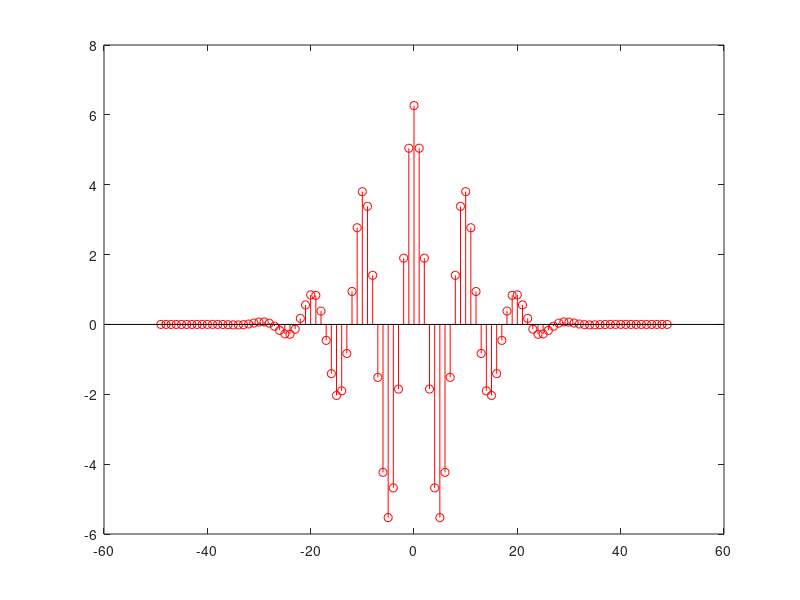
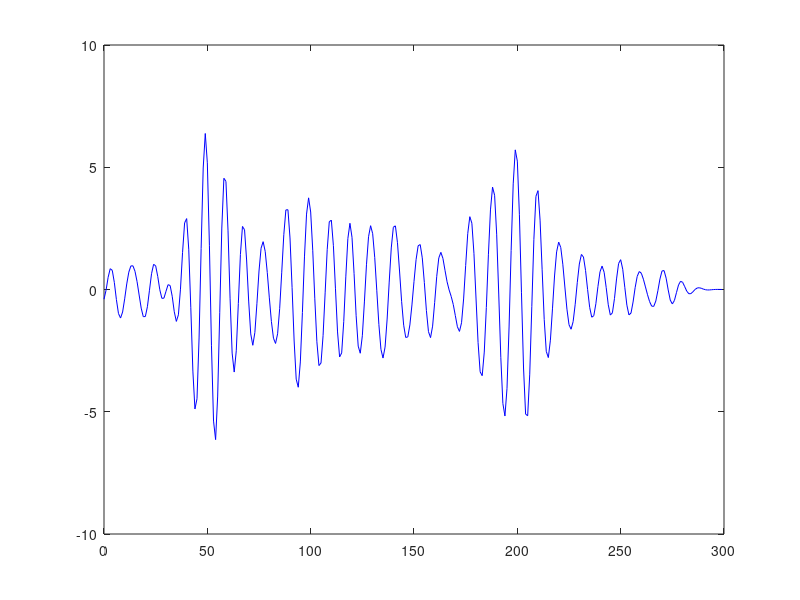
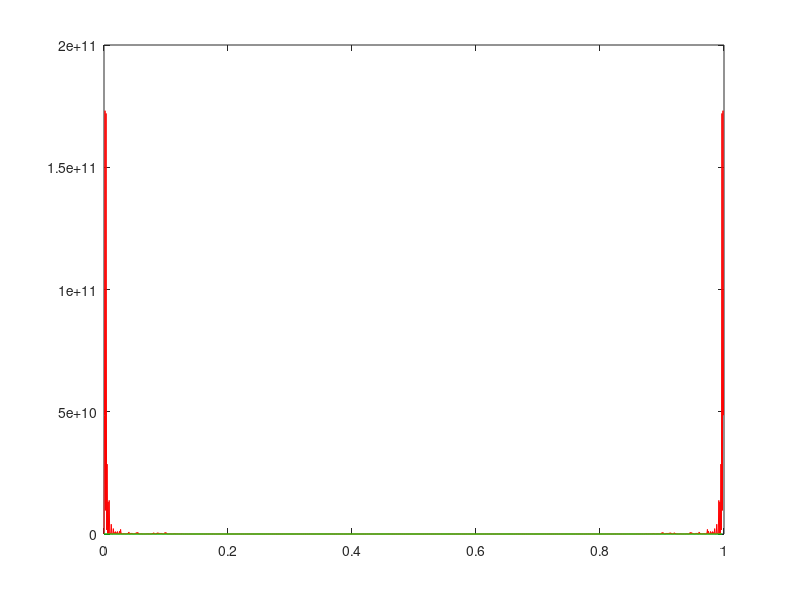

Write the MATLAB code that produced these figures, in order.
%%chpsir un motif a envoye  ete tudier la correlation de celui la 
%m=randn(1,50); %% bruit blanc
%m=sin(2*pi*(1:50)*0.1) %sinusoidie pur
m=sin(2*pi*(1:50)*0.1).*exp(-(-24:25).^2/10^2);
L=40;
[Cm,L]=xcorr(m);
figure(1)
stem(L,Cm,'r');
%cree un signal recu r vide delongeur 300
r=zeros(1,300);
%% mettre les cibles a 3 position
r(50:50 + length(m)-1)=m; %% pourv lavoir sur une plage de 50 indices
r(100:100 +length(m)-1)=m; %%
r(200:200 +length(m)-1)=m;
%% on rajoute un bruit blanc 
sigma=sqrt(0.2);     %bruir gaussien de de variance sigma
bruit=sigma*randn(1, 300);
r = r + bruit;
figure(2);
[Crm,L]=xcorr(r,m);
figure(3)
stem(L,Crm,'r');
%%trouever les decalagepositif 
decalage_positif=find(L>=0);
plot(L(decalage_positif),Crm(decalage_positif), 'b');    %affocher uniquement les decalage positif

%verifie : la transforme de foureir de la fonction d'intercorr est la dse
[Cr,L]=xcorr(r,L);
DSE_via_fft=abs(fft(Cr)).^2;
f_fft=(0:length(DSE_via_fft)-1)/length(DSE_via_fft); %freq
DSE_via_r=abs(fft(r)).^2
f_r=(0:length(DSE_via_r)-1)/length(DSE_via_r); %freq
figure(4);
plot(f_fft,DSE_via_fft,'r')
hold on;
plot(f_r,DSE_via_r,'g')
